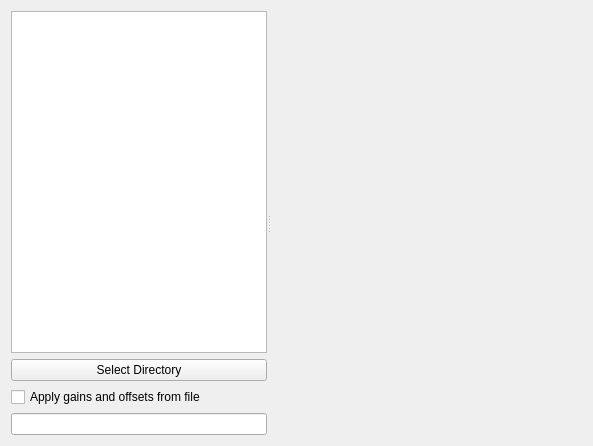
<?xml version="1.0" encoding="UTF-8"?>
<ui version="4.0">
 <class>Form</class>
 <widget class="QWidget" name="Form">
  <property name="geometry">
   <rect>
    <x>0</x>
    <y>0</y>
    <width>593</width>
    <height>446</height>
   </rect>
  </property>
  <property name="windowTitle">
   <string>Form</string>
  </property>
  <layout class="QGridLayout" name="gridLayout">
   <item row="0" column="0">
    <widget class="QSplitter" name="splitter">
     <property name="orientation">
      <enum>Qt::Orientation::Horizontal</enum>
     </property>
     <widget class="QWidget" name="treePanel" native="true">
      <layout class="QVBoxLayout" name="verticalLayout_2">
       <item>
        <widget class="QTreeView" name="treeView"/>
       </item>
       <item>
        <widget class="QPushButton" name="selDirButton">
         <property name="text">
          <string>Select Directory</string>
         </property>
        </widget>
       </item>
       <item>
        <widget class="QCheckBox" name="gainsBox">
         <property name="text">
          <string>Apply gains and offsets from file</string>
         </property>
        </widget>
       </item>
       <item>
        <widget class="QLineEdit" name="fileEdit"/>
       </item>
      </layout>
     </widget>
     <widget class="Canvas" name="canvas" native="true">
      <property name="sizePolicy">
       <sizepolicy hsizetype="Preferred" vsizetype="Preferred">
        <horstretch>1</horstretch>
        <verstretch>0</verstretch>
       </sizepolicy>
      </property>
      <property name="minimumSize">
       <size>
        <width>100</width>
        <height>0</height>
       </size>
      </property>
     </widget>
    </widget>
   </item>
  </layout>
 </widget>
 <customwidgets>
  <customwidget>
   <class>Canvas</class>
   <extends>QWidget</extends>
   <header>pcot.ui.canvas</header>
   <container>1</container>
  </customwidget>
 </customwidgets>
 <resources/>
 <connections/>
</ui>
